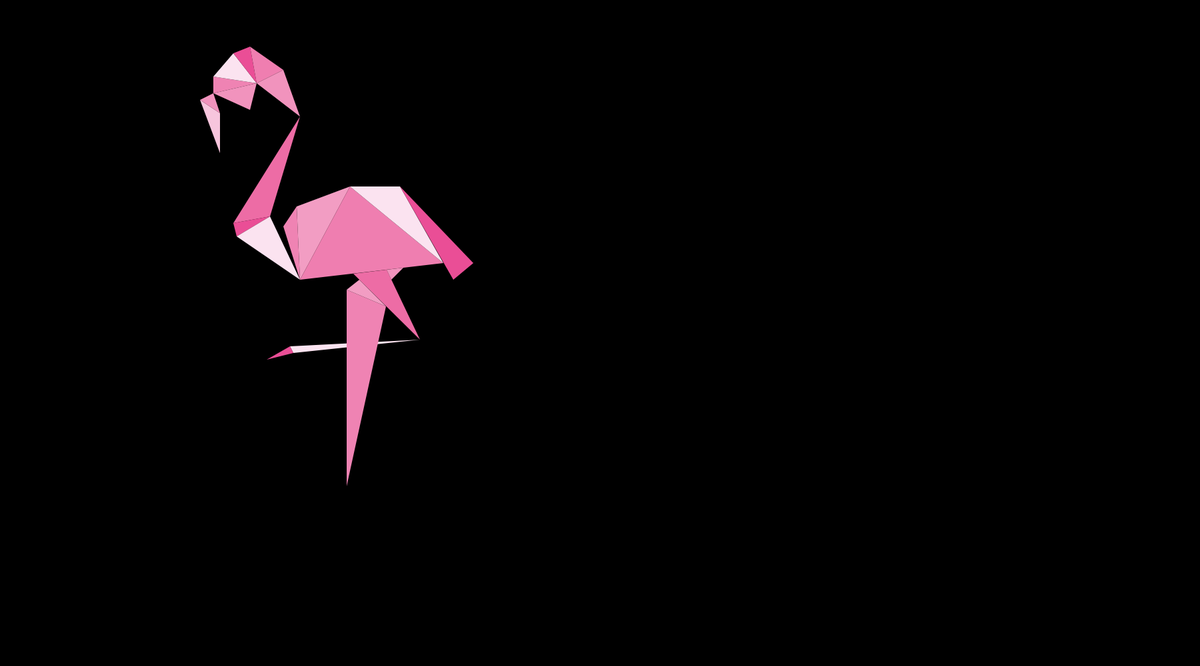
Frame 1 (no input)
Frame 60 (no input): identical to frame 1, image omitted
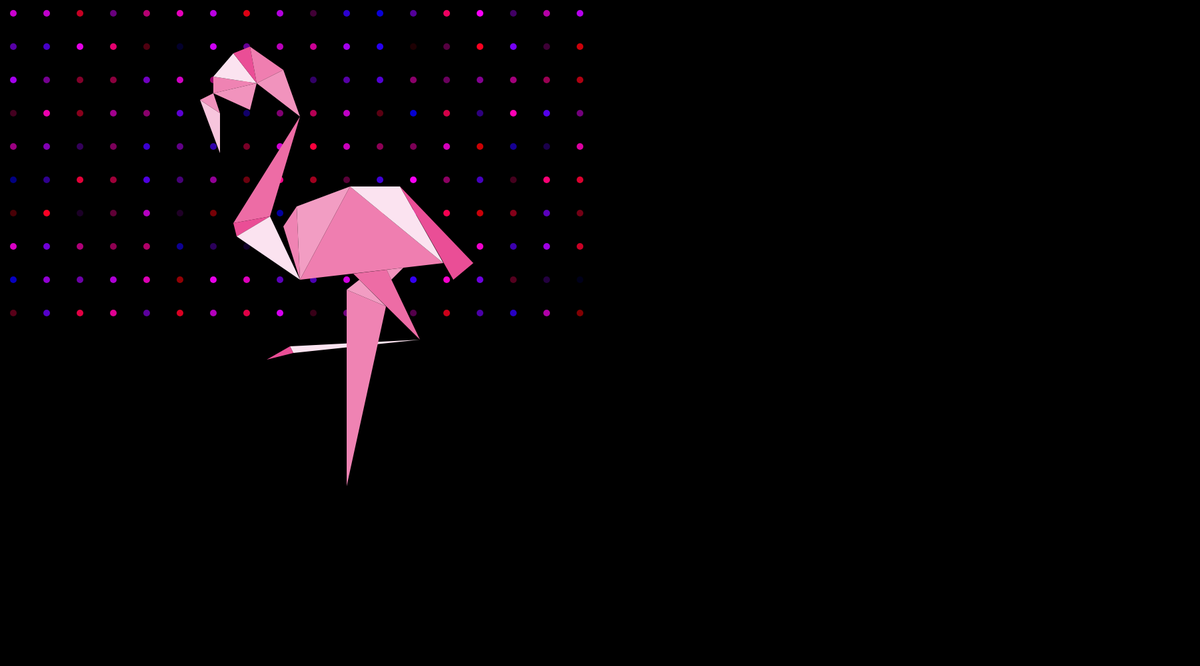
Frame 120 (the mouse pressed at the canvas centre since frame 60)

The p5.js sketch that drew these frames (run headless with seeded random() and noise() and a simulated clock; from frame 60 on, the mouse is pressed at the canvas centre):

// p5.js sketch
// ── sketch.js
function setup() {
  createCanvas(1800, 1000);
  noStroke();
}

function draw() {
  background(0);
  //strokeWeight(1);
  //stroke(255);

  for (var x = 20; x <= mouseX; x += 50) {
    for (var y = 20; y <= mouseY; y += 50) {
    fill(random(255), 0, random(255));
    ellipse(x, y, 10, 10)
    //rect(x, 100, 10, 10)
    //console.log(x)
    }
  }
  //stroke(255);
  fill(247, 197, 221);
  triangle(300, 150, 330, 170, 330, 230);
  fill(241, 147, 189);
  triangle(300, 150, 320, 140, 330, 170);
  fill(239, 131, 179);
  triangle(320, 115, 320, 140, 385, 125);
  fill(251, 227, 240);
  triangle(320, 115, 350, 80, 385, 125);
  fill(241, 147, 189);
  triangle(320, 140, 375, 165, 385, 125);
  fill(234, 78, 150);
  triangle(350, 80, 375, 70, 385, 125);
  fill(239, 126, 176);
  triangle(375, 70, 385, 125, 425, 105);
  fill(241, 147, 189);
  triangle(385, 125, 425, 105, 450, 175);
  fill(237, 108, 165);
  triangle(350, 335, 405, 325, 450, 175);
  fill(234, 78, 150);
  triangle(350, 335, 355, 355, 405, 325);
  fill(251, 227, 240);
  triangle(355, 355, 405, 325, 450, 420);
  fill(239, 131, 179);
  triangle(425, 340, 445, 310, 450, 420);
  fill(242, 157, 195);
  triangle(445, 310, 450, 420, 525, 280);
  fill(239, 126, 176);
  triangle(450, 420, 525, 280, 665, 395);
  fill(251, 227, 240);
  triangle(525, 280, 600, 280, 665, 395);
  fill(234, 78, 150);
  triangle(600, 280, 680, 420, 710, 395);
  fill(237, 108, 165);
  triangle(530, 411, 580, 405, 630, 510);
  fill(241, 147, 189);
  triangle(580, 405, 587, 420, 605, 402);
  fill(251, 227, 240);
  triangle(435, 520, 440, 530, 630, 510);
  fill(239, 131, 179);
  triangle(520, 435, 520, 730, 579, 460);
  fill(242, 157, 195);
  triangle(520, 435, 539, 420, 579, 460);
  fill(234, 78, 150);
  triangle(400, 540, 435, 520, 440, 530);
}


//  for(let x=0;x<100;x++){
//console.log(x)
//  line(x*10,0,width, x*10);
